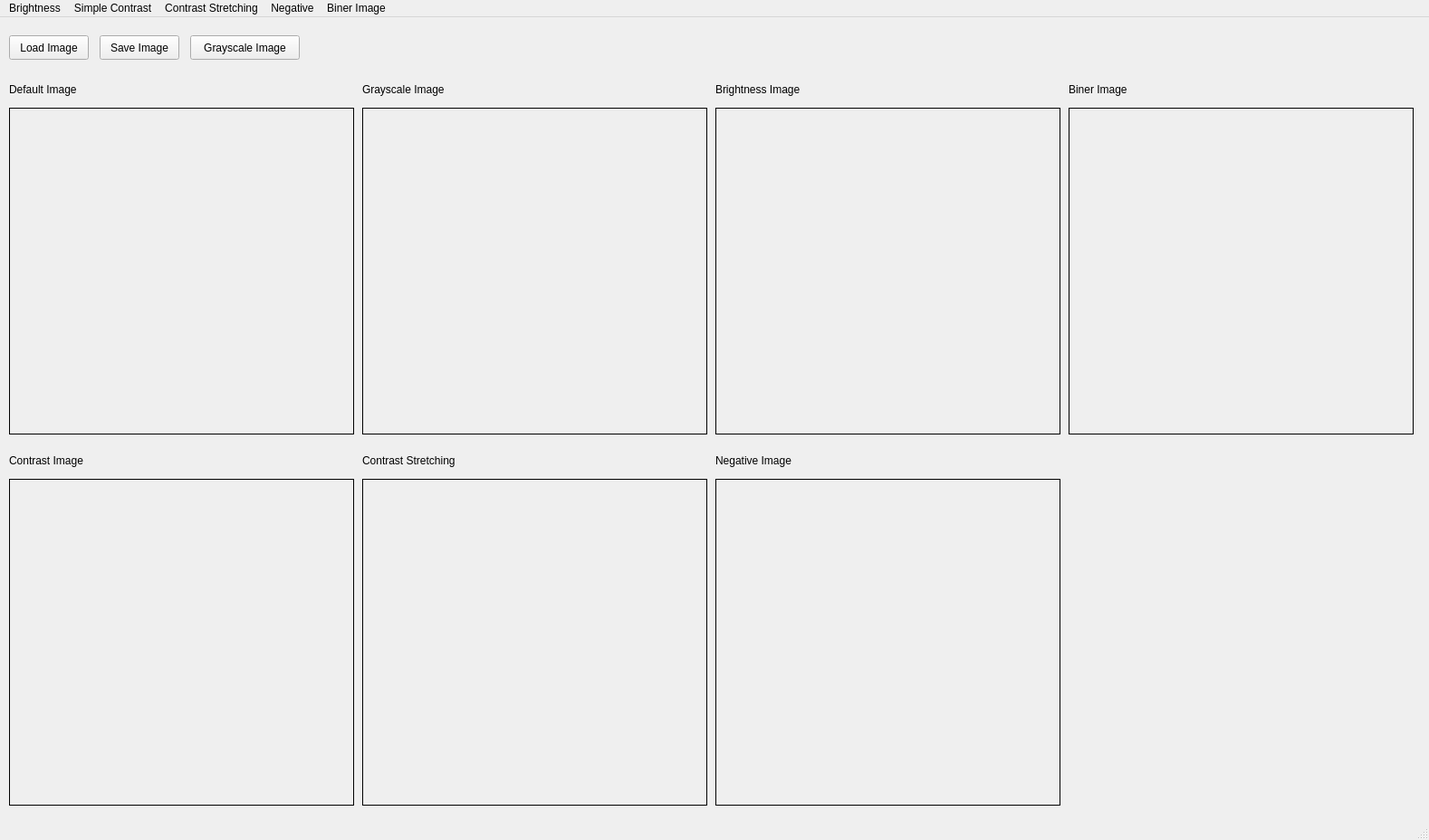
<?xml version="1.0" encoding="UTF-8"?>
<ui version="4.0">
 <class>MainWindow</class>
 <widget class="QMainWindow" name="MainWindow">
  <property name="geometry">
   <rect>
    <x>0</x>
    <y>0</y>
    <width>1578</width>
    <height>928</height>
   </rect>
  </property>
  <property name="windowTitle">
   <string>MainWindow</string>
  </property>
  <widget class="QWidget" name="centralwidget">
   <widget class="QLabel" name="imglabel">
    <property name="geometry">
     <rect>
      <x>10</x>
      <y>100</y>
      <width>381</width>
      <height>361</height>
     </rect>
    </property>
    <property name="frameShape">
     <enum>QFrame::Box</enum>
    </property>
    <property name="text">
     <string/>
    </property>
   </widget>
   <widget class="QPushButton" name="loadbutton">
    <property name="geometry">
     <rect>
      <x>10</x>
      <y>20</y>
      <width>88</width>
      <height>27</height>
     </rect>
    </property>
    <property name="text">
     <string>Load Image</string>
    </property>
   </widget>
   <widget class="QPushButton" name="saveButton">
    <property name="geometry">
     <rect>
      <x>110</x>
      <y>20</y>
      <width>88</width>
      <height>27</height>
     </rect>
    </property>
    <property name="text">
     <string>Save Image</string>
    </property>
   </widget>
   <widget class="QLabel" name="imglabel_2">
    <property name="geometry">
     <rect>
      <x>400</x>
      <y>100</y>
      <width>381</width>
      <height>361</height>
     </rect>
    </property>
    <property name="frameShape">
     <enum>QFrame::Box</enum>
    </property>
    <property name="text">
     <string/>
    </property>
   </widget>
   <widget class="QPushButton" name="GrayScaleButton">
    <property name="geometry">
     <rect>
      <x>210</x>
      <y>20</y>
      <width>121</width>
      <height>27</height>
     </rect>
    </property>
    <property name="text">
     <string>Grayscale Image</string>
    </property>
   </widget>
   <widget class="QLabel" name="label">
    <property name="geometry">
     <rect>
      <x>10</x>
      <y>70</y>
      <width>101</width>
      <height>19</height>
     </rect>
    </property>
    <property name="text">
     <string>Default Image</string>
    </property>
   </widget>
   <widget class="QLabel" name="imglabel_3">
    <property name="geometry">
     <rect>
      <x>790</x>
      <y>100</y>
      <width>381</width>
      <height>361</height>
     </rect>
    </property>
    <property name="frameShape">
     <enum>QFrame::Box</enum>
    </property>
    <property name="text">
     <string/>
    </property>
   </widget>
   <widget class="QLabel" name="label_2">
    <property name="geometry">
     <rect>
      <x>400</x>
      <y>70</y>
      <width>111</width>
      <height>19</height>
     </rect>
    </property>
    <property name="text">
     <string>Grayscale Image</string>
    </property>
   </widget>
   <widget class="QLabel" name="label_3">
    <property name="geometry">
     <rect>
      <x>790</x>
      <y>70</y>
      <width>131</width>
      <height>19</height>
     </rect>
    </property>
    <property name="text">
     <string>Brightness Image</string>
    </property>
   </widget>
   <widget class="QLabel" name="imglabel_4">
    <property name="geometry">
     <rect>
      <x>10</x>
      <y>510</y>
      <width>381</width>
      <height>361</height>
     </rect>
    </property>
    <property name="frameShape">
     <enum>QFrame::Box</enum>
    </property>
    <property name="text">
     <string/>
    </property>
   </widget>
   <widget class="QLabel" name="label_4">
    <property name="geometry">
     <rect>
      <x>10</x>
      <y>480</y>
      <width>131</width>
      <height>19</height>
     </rect>
    </property>
    <property name="text">
     <string>Contrast Image</string>
    </property>
   </widget>
   <widget class="QLabel" name="imglabel_5">
    <property name="geometry">
     <rect>
      <x>400</x>
      <y>510</y>
      <width>381</width>
      <height>361</height>
     </rect>
    </property>
    <property name="frameShape">
     <enum>QFrame::Box</enum>
    </property>
    <property name="text">
     <string/>
    </property>
   </widget>
   <widget class="QLabel" name="label_5">
    <property name="geometry">
     <rect>
      <x>400</x>
      <y>480</y>
      <width>131</width>
      <height>19</height>
     </rect>
    </property>
    <property name="text">
     <string>Contrast Stretching</string>
    </property>
   </widget>
   <widget class="QLabel" name="imglabel_6">
    <property name="geometry">
     <rect>
      <x>790</x>
      <y>510</y>
      <width>381</width>
      <height>361</height>
     </rect>
    </property>
    <property name="frameShape">
     <enum>QFrame::Box</enum>
    </property>
    <property name="text">
     <string/>
    </property>
   </widget>
   <widget class="QLabel" name="label_6">
    <property name="geometry">
     <rect>
      <x>790</x>
      <y>480</y>
      <width>131</width>
      <height>19</height>
     </rect>
    </property>
    <property name="text">
     <string>Negative Image</string>
    </property>
   </widget>
   <widget class="QLabel" name="imglabel_7">
    <property name="geometry">
     <rect>
      <x>1180</x>
      <y>100</y>
      <width>381</width>
      <height>361</height>
     </rect>
    </property>
    <property name="frameShape">
     <enum>QFrame::Box</enum>
    </property>
    <property name="text">
     <string/>
    </property>
   </widget>
   <widget class="QLabel" name="label_7">
    <property name="geometry">
     <rect>
      <x>1180</x>
      <y>70</y>
      <width>131</width>
      <height>19</height>
     </rect>
    </property>
    <property name="text">
     <string>Biner Image</string>
    </property>
   </widget>
  </widget>
  <widget class="QMenuBar" name="menubar">
   <property name="geometry">
    <rect>
     <x>0</x>
     <y>0</y>
     <width>1578</width>
     <height>24</height>
    </rect>
   </property>
   <widget class="QMenu" name="menuBrightness">
    <property name="title">
     <string>Brightness</string>
    </property>
    <addaction name="actionBrightness"/>
   </widget>
   <widget class="QMenu" name="menuSimple_Contrast">
    <property name="title">
     <string>Simple Contrast</string>
    </property>
    <addaction name="actionSimpleContrast"/>
   </widget>
   <widget class="QMenu" name="menuContrast_Stretching">
    <property name="title">
     <string>Contrast Stretching</string>
    </property>
    <addaction name="actionContrastStretching"/>
   </widget>
   <widget class="QMenu" name="menuNegative">
    <property name="title">
     <string>Negative</string>
    </property>
    <addaction name="actionNegative"/>
   </widget>
   <widget class="QMenu" name="menuBiner_Image">
    <property name="title">
     <string>Biner Image</string>
    </property>
    <addaction name="actionBinerImage"/>
   </widget>
   <addaction name="menuBrightness"/>
   <addaction name="menuSimple_Contrast"/>
   <addaction name="menuContrast_Stretching"/>
   <addaction name="menuNegative"/>
   <addaction name="menuBiner_Image"/>
  </widget>
  <widget class="QStatusBar" name="statusbar"/>
  <action name="actionBrightness">
   <property name="text">
    <string>actionBrightness</string>
   </property>
  </action>
  <action name="actionSimpleContrast">
   <property name="text">
    <string>actionSimpleContrast</string>
   </property>
  </action>
  <action name="actionContrastStretching">
   <property name="text">
    <string>actionContrastStretching</string>
   </property>
  </action>
  <action name="actionNegative">
   <property name="text">
    <string>actionNegative</string>
   </property>
  </action>
  <action name="actionBinerImage">
   <property name="text">
    <string>actionBinerImage</string>
   </property>
  </action>
 </widget>
 <resources/>
 <connections/>
</ui>
